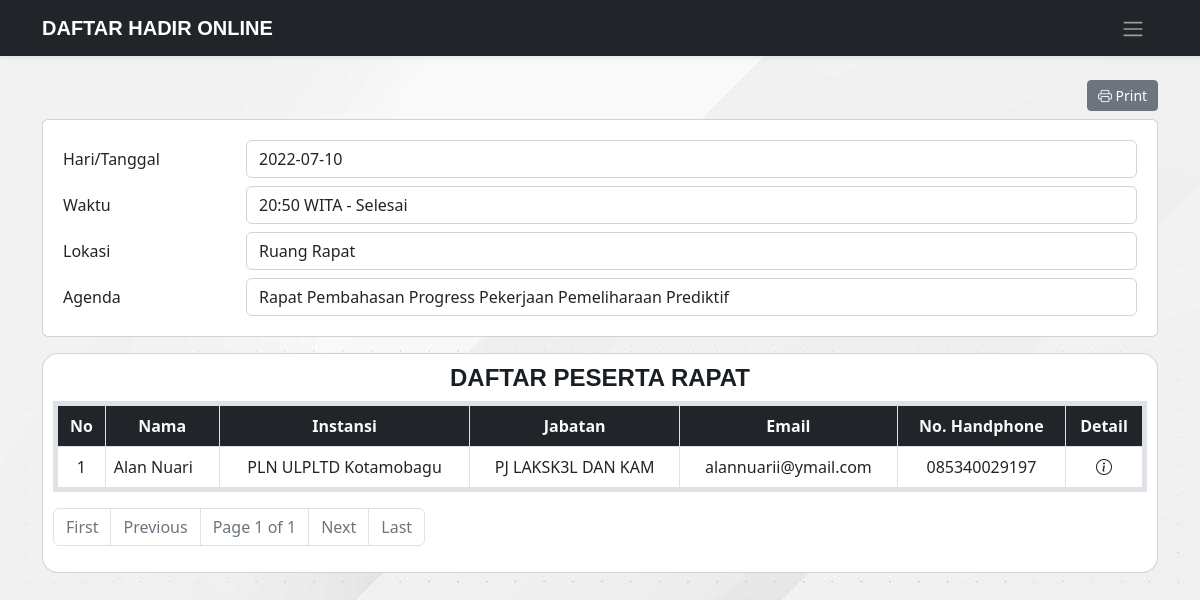
/peserta-rapat/1/1, run on the app's committed database.
### app/models/agenda.py (models this page shows, shortened)
class Agenda(db.Model):
    id = db.Column(db.Integer, primary_key=True, autoincrement=True)
    tanggal = db.Column(db.String(30), nullable=False)
    waktu = db.Column(db.String(10), nullable=False)
    tempat = db.Column(db.String(80), nullable=False)
    link = db.Column(db.String(250), nullable=True)
    agenda = db.Column(db.String(150), nullable=False)
    absens = db.relationship('Absen', backref='agenda', cascade="all, delete-orphan")

### app/models/absen.py (models this page shows, shortened)
class Absen(db.Model):
    id = db.Column(db.Integer, primary_key=True)
    nama = db.Column(db.String(50), nullable=False)
    instansi = db.Column(db.String(80), nullable=False)
    jabatan = db.Column(db.String(50), nullable=False)
    email = db.Column(db.String(50), nullable=False)
    hp = db.Column(db.String(20), nullable=False)
    ttd = db.Column(db.String(50), nullable=False)
    qrcode = db.Column(db.String(50), nullable=False)
    checkin = db.Column(db.String(30), default=datetime.datetime.now().strftime('%d %B %Y, %H:%M:%S'))
    agenda_id = db.Column(db.Integer, db.ForeignKey('agenda.id'))

### app/routes.py (the view)
@app.route('/peserta-rapat/<agenda_id>/<int:page_num>')
def peserta_rapat(agenda_id, page_num):
    guest = Absen.query.filter_by(agenda_id=agenda_id)
    peserta = Absen.query.filter_by(agenda_id=agenda_id).paginate(per_page=10, page=page_num, error_out=True)
    return render_template('pages/peserta-rapat.html', title='Peserta Rapat', guests=peserta, guest=guest)

### app/templates/pages/peserta-rapat.html (shortened to what this page needs)
{% extends 'layouts/base.html' %}  {% block content %}
<main class="container peserta">
  <div class="row">
    <div class="col-12">
      <div class="row d-flex justify-content-end">
        <div class="col-1 btn-group btn-group-sm mb-2" role="group" aria-label="Basic example">
          <a href="#" class="btn btn-secondary"><i class="bi-printer"></i> Print</a>
        </div>
      </div>
      <div class="card mb-3 card-judul">
        <div class="row mb-2">
          <label for="inputEmail3" class="col-sm-2 col-form-label">Hari/Tanggal</label>
          <div class="col-sm-10">
            <input type="email" class="form-control" id="inputEmail3" value="{{guest[0].agenda.tanggal}}" readonly />
          </div>
        </div>
        <div class="row mb-2">
          <label for="inputEmail3" class="col-sm-2 col-form-label">Waktu</label>
          <div class="col-sm-10">
            <input type="email" class="form-control" id="inputEmail3" value="{{guest[0].agenda.waktu}} WITA - Selesai" readonly />
          </div>
        </div>
        <div class="row mb-2">
          <label for="inputEmail3" class="col-sm-2 col-form-label">Lokasi</label>
          <div class="col-sm-10">
            <input type="email" class="form-control" id="inputEmail3" value="{{guest[0].agenda.tempat}}" readonly />
          </div>
        </div>
        <div class="row">
          <label for="inputEmail3" class="col-sm-2 col-form-label">Agenda</label>
          <div class="col-sm-10">
            <input type="email" class="form-control" id="inputEmail3" value="{{guest[0].agenda.agenda}}" readonly />
          </div>
        </div>
      </div>
      <div class="card card-peserta text-center rounded-4">
        <h4 class="fw-bolder">DAFTAR PESERTA RAPAT</h4>
        <table class="table table-bordered text-center border border-5">
          <thead class="bg-dark">
            <tr class="text-light">
              <th scope="col">No</th>
              <th scope="col">Nama</th>
              <th scope="col">Instansi</th>
              <th scope="col">Jabatan</th>
              <th scope="col">Email</th>
              <th scope="col">No. Handphone</th>
              <th scope="col">Detail</th>
            </tr>
          </thead>
          <tbody>
            {% for guest in guests.items %}
            <tr>
              <td>{{loop.index}}</td>
              <td class="text-start">{{guest.nama}}</td>
              <td>{{guest.instansi}}</td>
              <td>{{guest.jabatan}}</td>
              <td>{{guest.email}}</td>
              <td>{{guest.hp}}</td>
              <td>
                <i class="bi-info-circle" data-bs-toggle="modal" data-bs-target="#modal-detail{{guest.id}}"></i>
              </td>
            </tr>
            {% endfor %}
          </tbody>
        </table>
        <nav aria-label="Page navigation example">
          <ul class="pagination">
            {% if guests.page != 1 %}
            <li class="page-item"><a class="page-link" href="{{ url_for('home_coba', page_num=1 ) }}">First</a></li>
            {% else %}
            <li class="page-item disabled"><span class="page-link">First</span></li>
            {% endif %} {% if guests.has_prev %}
            <li class="page-item"><a class="page-link" href="{{ url_for('home_coba', page_num=guests.prev_num ) }}">Previous</a></li>
            {% else %}
            <li class="page-item disabled"><span class="page-link">Previous</span></li>
            {% endif %}
            <li class="page-item disabled"><span class="page-link">Page {{guests.page}} of {{guests.pages}}</span></li>
            {% if guests.has_next %}
            <li class="page-item"><a class="page-link" href="{{ url_for('home_coba', page_num=guests.next_num ) }}">Next</a></li>
            {% else %}
            <li class="page-item disabled"><span class="page-link">Next</span></li>
            {% endif %} {% if guests.has_next %}
            <li class="page-item"><a class="page-link" href="{{ url_for('home_coba', page_num=guests.pages ) }}">Last</a></li>
            {% else %}
            <li class="page-item disabled"><span class="page-link">Last</span></li>
            {% endif %}
          </ul>
        </nav>
      </div>
    </div>
  </div>
</main>
{% endblock %}

### app/static/css/style.css (style rules this page uses)
:root { scroll-behavior: smooth; }
h1, h2, h3, h4, h5, h6, p, a { font-family: var(--font-primary); color: var(--color-text); }
body { background-image: url("../img/background.jpg"); padding-top: 5rem; }
.peserta .card-judul { padding: 20px; }
.peserta .card-peserta { padding: 10px; }
.peserta table i { cursor: pointer; }

### app/static/css/variables.css (style rules this page uses)
:root { --font-default: "Open Sans", system-ui, -apple-system, "Segoe UI", Roboto, "Helvetica Neue", Arial, "Noto Sans", "Liberation Sans", sans-serif, "Apple Color Emoji", "Segoe UI Emoji", "Segoe UI Symbol", "Noto Color Emoji"; --font-primary: "Source Sans Pro", sans-serif; --font-secondary: "Poppins", sans-serif; --color-bg: #fff; --color-text: #1a1f24; --color-text2: #adb5bd; --color-btn: #ee2110; --color-btn-hover: #ee2210d5; --color-btn2: #4a0e03; --color-btn2-hover: #4a0e03d5; }

### data on the page
Agenda: tanggal "2022-07-10", waktu "20:50 WITA - Selesai", tempat "Ruang Rapat", agenda "Rapat Pembahasan Progress Pekerjaan Pemeliharaan Prediktif"
Absen: nama "Alan Nuari", instansi "PLN ULPLTD Kotamobagu", jabatan "PJ LAKSK3L DAN KAM", email "alannuarii@ymail.com", hp "085340029197"

### other printed values
{{ guests.page }} "1"
{{ guests.pages }} "1"
